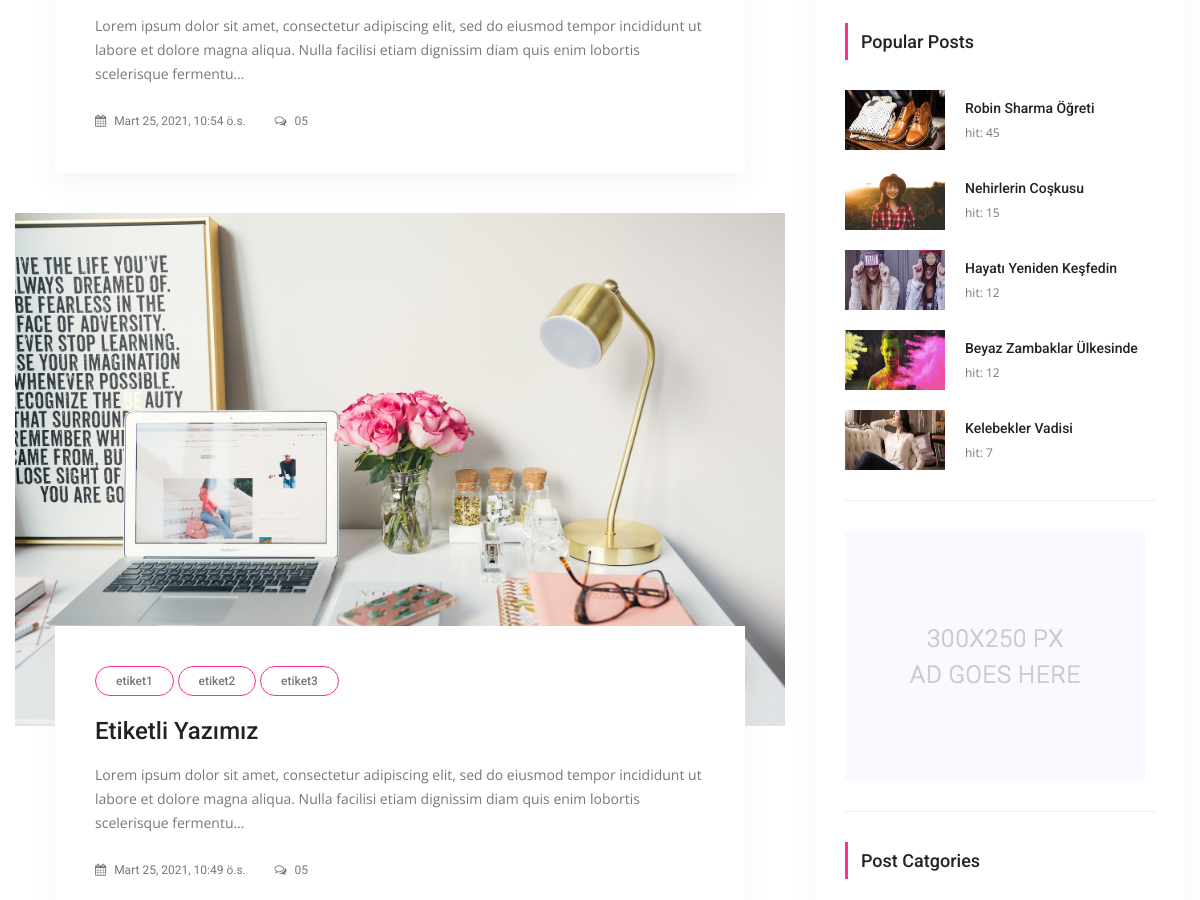
Before: /category/1/fashion (middle part) with the older database file.
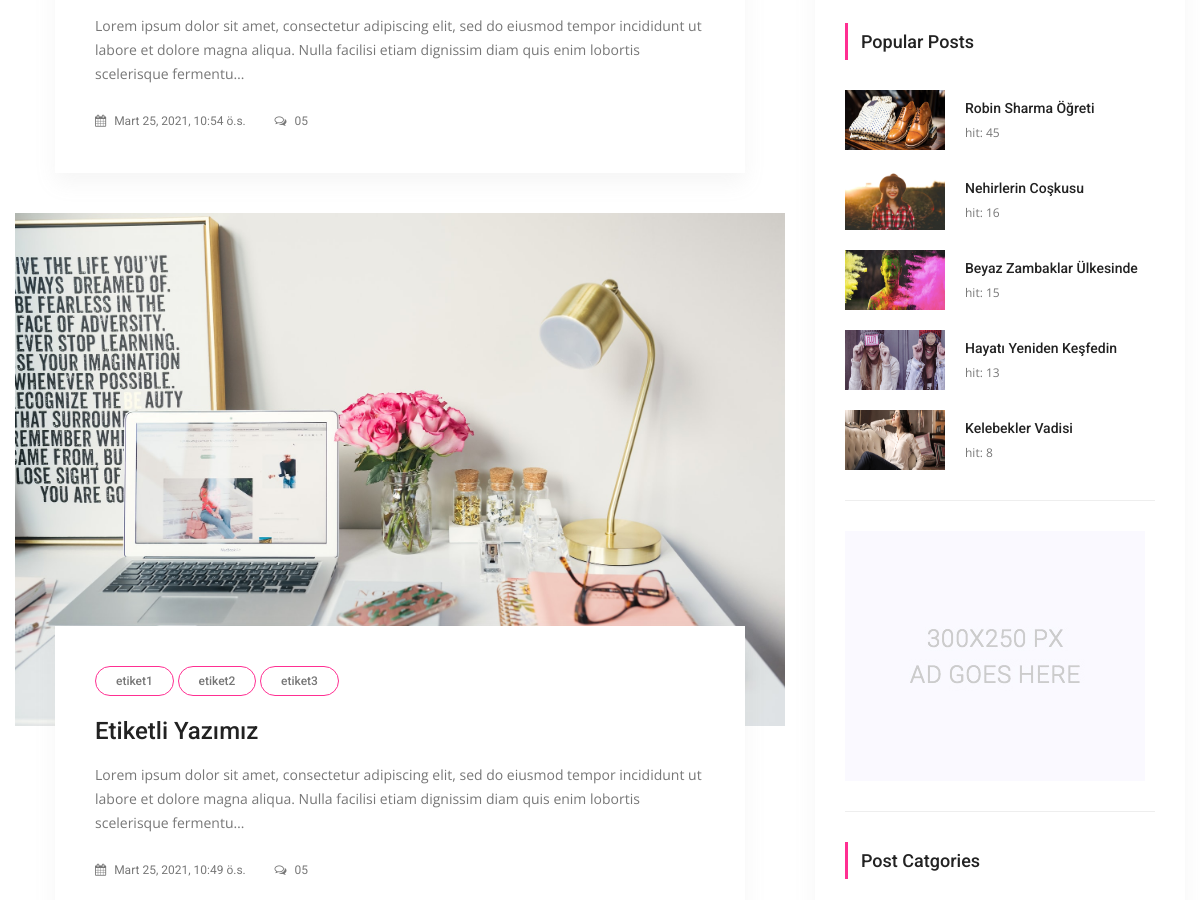
After: the same page with the newer database file.
### posts/models.py (models this page shows, shortened)
class Post(models.Model):
    title = models.CharField(max_length=150)
    content = models.TextField()
    publishing_date = models.DateTimeField(auto_now_add=True)
    image = models.ImageField(null=True,blank=True, upload_to='resimler/',default="resimler/sean-o-KMn4VEeEPR8-unsplash.jpg")
    user = models.ForeignKey(settings.AUTH_USER_MODEL, on_delete=models.CASCADE, default=1)#ForeignKey -> 1'e çok yani, 1 kullanıcı bir sürü yazı ekleyebilir ilişkisi
    slug = models.SlugField(default="slug", editable=False)
    category = models.ForeignKey(Category,on_delete=models.CASCADE, default=1, related_name="posts")#1 Category'nin ->BİR SÜRÜ POSTU OLABİLİR , category -> one, Post Many
    tag = models.ManyToManyField(Tag,related_name="posts", blank=True)
    slider_post = models.BooleanField(default=False)
    hit=models.PositiveIntegerField(default=0)
    class Meta:
        ordering = ['-id']

class Tag(models.Model):
    title = models.CharField(max_length = 50)
    slug = models.SlugField(editable = False )
    def __str__(self):
        return self.title

### posts/views.py (the view)
# urls.py: path('category/<int:pk>/<slug:slug>',CategoryDetail.as_view(), name='category_detail'),
class CategoryDetail(ListView):
    model = Post # Postları listeyeceğiz
    template_name = 'categories/category_detail.html'
    context_object_name = 'posts'
    paginate_by = 5
    def get_queryset(self):
        self.category= get_object_or_404(Category,pk=self.kwargs['pk'])
        return Post.objects.filter(category=self.category).order_by('-id')
    def get_context_data(self, **kwargs):
        context= super(CategoryDetail, self).get_context_data(**kwargs)
        self.category = get_object_or_404(Category,pk=self.kwargs['pk'])
        context['category'] = self.category
        return context

### posts/models.py (called while the page is built)
    def post_count(self):
        return self.posts.all().count() #posts -> related_name="posts" dan geliyor..

### posts/templatetags/custom_tags.py (called while the page is built)
@register.simple_tag(name="categories")
def all_categories():
    return Category.objects.all()

@register.simple_tag(name="tags")
def all_tags():
    return Tag.objects.all()

@register.simple_tag(name="hit_posts")
def hit_posts():
    return Post.objects.order_by('-hit')[:5] # 5 tane post gösterir.

### templates/categories/category_detail.html (shortened to what this page needs)
{% extends 'base.html' %}
{% load static %}
    {% block content %}
        <section class="blog_area p_120">
            <div class="container">
                <div class="row">
                    <div class="col-lg-8">
                        <div class="blog_left_sidebar">
                        {% for post in posts %}
                            <article class="blog_style1">
                            	<div class="blog_img">
                            		<img class="img-fluid" src="{{ post.image.url }}" alt="">
                            	</div>
                            	<div class="blog_text">
									<div class="blog_text_inner">
                                        {% for tag in post.tag.all %}
										<a class="cat" href="{% url 'tag_detail' tag.slug %}">{{ tag.title }}</a>
                                        {% endfor %}
										<a href="{% url 'detail' pk=post.id slug=post.slug %}"><h4>{{ post.title }}</h4></a>
										<p>{{ post.content | safe | truncatechars_html:200 }}</p>
										<div class="date">
											<a href="#"><i class="fa fa-calendar" aria-hidden="true"></i> {{ post.publishing_date }}</a>
											<a href="#"><i class="fa fa-comments-o" aria-hidden="true"></i> 05</a>
										</div>
									</div>
                            	</div>
                            </article>
                        {% endfor %}
                       </div>
                    </div>
                    {% include 'right_side.html' %}
                </div>
            </div>
        </section>
   {% endblock %}

### templates/right_side.html (shortened to what this page needs)
{% load static %}
{% load custom_tags %}
  <div class="col-lg-4">
            <div class="blog_right_sidebar">
                <aside class="single_sidebar_widget popular_post_widget">
                    <h3 class="widget_title">Popular Posts</h3>
                    {% hit_posts as posts %}
                    {% for post in posts %}
                        <div class="media post_item">
                        <img src="{{ post.image.url }}" alt="post" style="width:100px;height:60px;">
                        <div class="media-body">
                            <a href="{% url 'detail'  post.id post.slug %}"><h3>{{ post.title }}</h3></a>
                            <p>hit: {{ post.hit }}</p>
                        </div>
                    </div>
                    {% endfor %}
                    <div class="br"></div>
                </aside>
                <aside class="single_sidebar_widget">
                    <a href="#"><img class="img-fluid" src="{% static "img/blog/add.jpg" %}" alt=""></a>
                    <div class="br"></div>
                </aside>
                <aside class="single_sidebar_widget post_category_widget">
                    <h4 class="widget_title">Post Catgories</h4>
                </aside>
            </div>
        </div>

Changed rows visible on the page:
changed Post "Nehirlerin Coşkusu": hit "15" → "16"
changed Post "Beyaz Zambaklar Ülkesinde": hit "12" → "15"; moves up the list
changed Post "Hayatı Yeniden Keşfedin": hit "12" → "13"
changed Post "Kelebekler Vadisi": hit "7" → "8"
